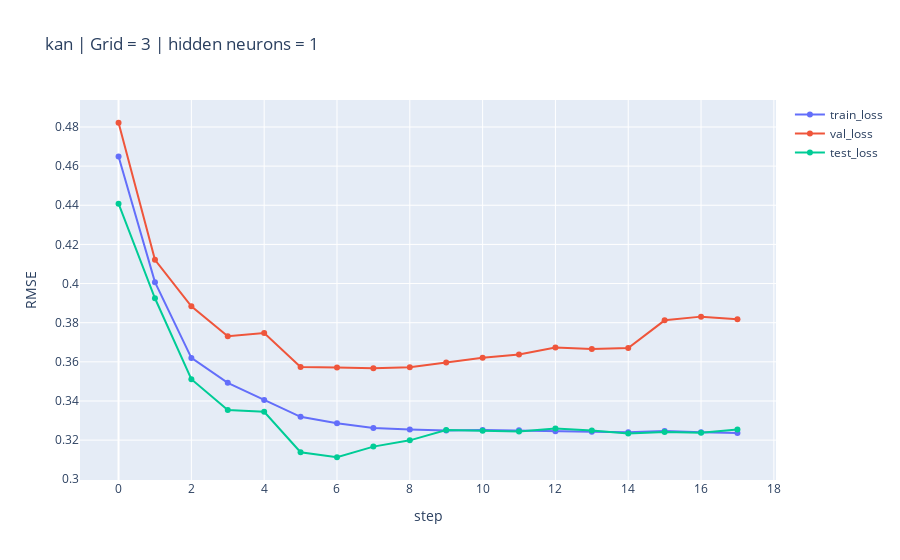

Notebook cell for this chart:
### Code cell
plotly_multi_scatter([(list(range(len(result_es['train_loss']))), result_es['train_loss']),
                      (list(range(len(result_es['val_loss']))), result_es['val_loss']),
                      (list(range(len(result_es['test_loss']))), result_es['test_loss'])],
                      names = ['train_loss', 'val_loss', 'test_loss'],
                      main_title="kan | Grid = 3 | hidden neurons = 1", x_title="step", y_title="RMSE")

### Figure 1 — Plotly figure (JSON) as saved in the notebook; plotly's stock layout.template omitted (floating-point values rounded to 4 significant figures)
{"data": [{"name": "train_loss", "type": "scatter", "x": [0, 1, 2, 3, 4, 5, 6, 7, 8, 9, 10, 11, 12, 13, 14, 15, 16, 17], "y": [0.4649, 0.4007, 0.362, 0.3493, 0.3405, 0.3319, 0.3286, 0.3262, 0.3254, 0.3249, 0.3252, 0.325, 0.3246, 0.3243, 0.3241, 0.3247, 0.324, 0.3236]}, {"name": "val_loss", "type": "scatter", "x": [0, 1, 2, 3, 4, 5, 6, 7, 8, 9, 10, 11, 12, 13, 14, 15, 16, 17], "y": [0.4822, 0.4121, 0.3884, 0.3731, 0.3747, 0.3574, 0.357, 0.3567, 0.3572, 0.3597, 0.3621, 0.3637, 0.3673, 0.3666, 0.3671, 0.3812, 0.3831, 0.3818]}, {"name": "test_loss", "type": "scatter", "x": [0, 1, 2, 3, 4, 5, 6, 7, 8, 9, 10, 11, 12, 13, 14, 15, 16, 17], "y": [0.4408, 0.3925, 0.3511, 0.3353, 0.3345, 0.3138, 0.3112, 0.3167, 0.3199, 0.3252, 0.3248, 0.3245, 0.326, 0.3249, 0.3234, 0.3242, 0.3238, 0.3254]}], "layout": {"title": {"text": "kan | Grid = 3 | hidden neurons = 1"}, "xaxis": {"title": {"text": "step"}}, "yaxis": {"title": {"text": "RMSE"}}}}
